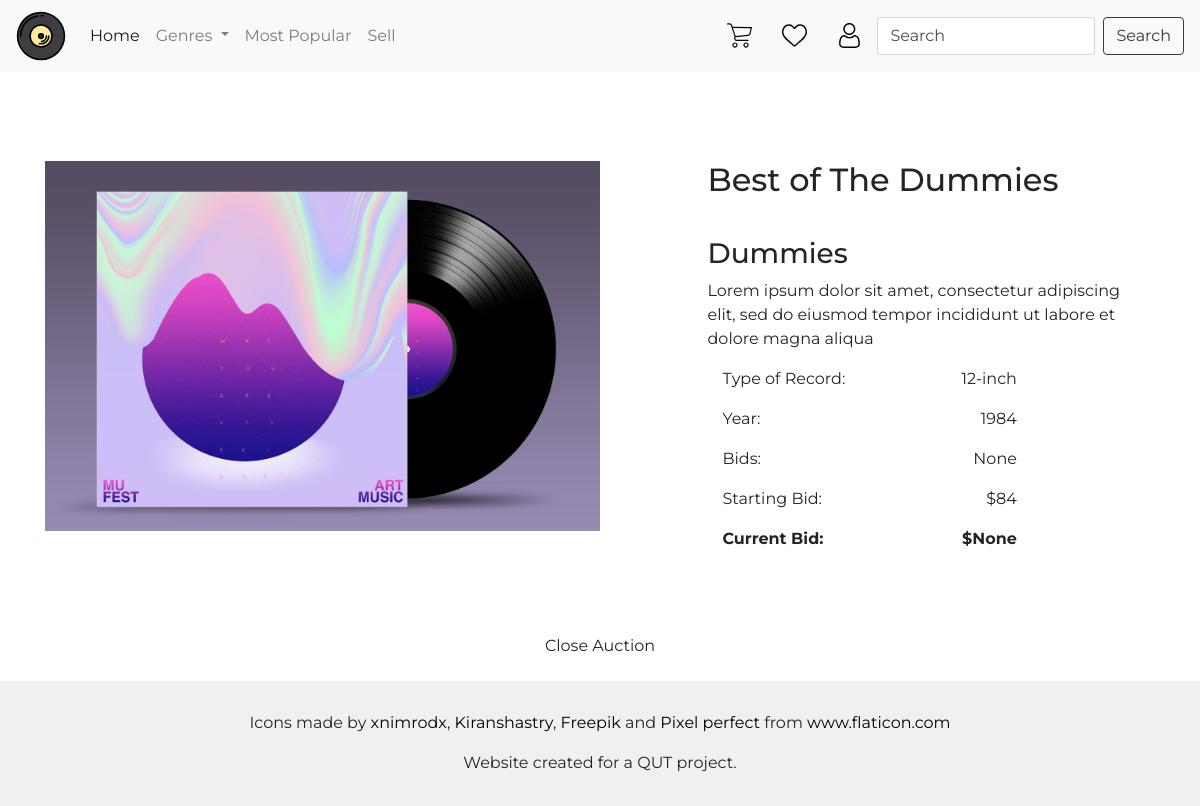
/item/2 (signed in), run on the app's committed database.
### auction/models.py (models this page shows, shortened)
class Item(db.Model):
    __tablename__ = 'items'
    id = db.Column(db.Integer, primary_key=True)
    name = db.Column(db.String(100), index=True, nullable=False)
    description = db.Column(db.String(200), nullable=False)
    artist = db.Column(db.String(100), index=True, nullable=False)
    genre = db.Column(db.String(80), index=True, nullable=False)
    year = db.Column(db.Integer, nullable=False)
    designation = db.Column(db.String(80), nullable=False)
    image = db.Column(db.String(400), nullable=False)
    starting_value = db.Column(db.Integer, nullable=False)
    current_value = db.Column(db.Integer, nullable=False)
    bid_number = db.Column(db.Integer, nullable=True)
    status = db.Column(db.String(80), index=True, nullable=False)
    user_id = db.Column(db.Integer, db.ForeignKey('users.id'))
    date_posted = db.Column(db.String, nullable=False)
    watchlists = db.relationship('Watchlist', backref='items')
    bids = db.relationship('Bid', backref='items')

### auction/auth.py (the view)
@bp2.route("/<id>")
def show(id):
    seller = False
    if current_user.get_id() != None :
        user = int(current_user.get_id())
        try:
            itemUserId = int(Item.query.get(id).user_id)
            seller = (itemUserId == user)
        except:
            seller = False
    details = Item.query.filter_by(id=id).first()
    if seller:
        details = Item.query.filter_by(id=id).first()
        active_bids = Bid.query.filter_by(id=id).first()
        form = CloseAuctionForm()
        return render_template('seller_details.html', active_bids=active_bids, details=details, form=form)
    else:
        form = BidForm()
        details = Item.query.filter_by(id=id).first()
        return render_template('item_details.html', details=details, form=form)

### auction/forms.py
class CloseAuctionForm(FlaskForm):
    submit = SubmitField("Close Auction")

### auction/templates/seller_details.html (shortened to what this page needs)
{% import "bootstrap/wtf.html" as wtf %}
{% block content %}
<div class="row def-padding space-between">
    <div class="col-lg-6 col-xs-12 top-btm-padding">
        <img class="img-fluid" src={{details.image}} alt="Record Image">
    </div>
    <div class="col-lg-5 col-xs-12 col-sm-12 col-md-12">
        <h2 class="top-btm-padding">{{details.name}}</h2>
        <h3>{{details.artist}}</h3>
        <p class="card-text">{{details.description}}</p>
        <div class="space-between col-lg-9 col-md-10 col-sm-12">
            <p>Type of Record: </p>
            <p>{{details.designation}}</p>
        </div>
        <div class="space-between col-lg-9 col-md-10 col-sm-12">
            <p>Year: </p>
            <p>{{details.year}}</p>
        </div>
        <div class="space-between col-lg-9 col-md-10 col-sm-12">
            <p>Bids: </p>
            <p>{{details.bid_number}}</p>
        </div>
        <div class="space-between col-lg-9 col-md-10 col-sm-12">
            <p>Starting Bid: </p>
            <p>${{details.starting_value}}</p>
        </div>
        <div class="space-between col-lg-9 col-md-10 col-sm-12 font-weight-bold">
            <p>Current Bid: </p>
            <p>${{details.bid_number}}</p>
        </div>
    </div>
</div>
<div class="col-12 justify-center space-between">
    {{wtf.quick_form(form,
        "/item/{0}/bid".format(details.id))}}
</div>
{% endblock %}

### auction/static/styles/style.css (style rules this page uses)
* { font-family: Montserrat; }
.def-padding { padding: 60px; }
.top-btm-padding { padding: 30px 0 30px 0; }
.space-between { display: flex; justify-content: space-between; }
.justify-center { display: flex; justify-content: center; }
::placeholder { color: rgba(0,0,0,0.7) !important; opacity: 1; }

### data on the page
Item: image (picture), name "Best of The Dummies", artist "Dummies", description "Lorem ipsum dolor sit amet, consectetur adipiscing elit, sed do eiusmod tempor incididunt ut labore et dolore magna aliqua", designation "12-inch", year "1984", bid_number "None", starting_value "84"
